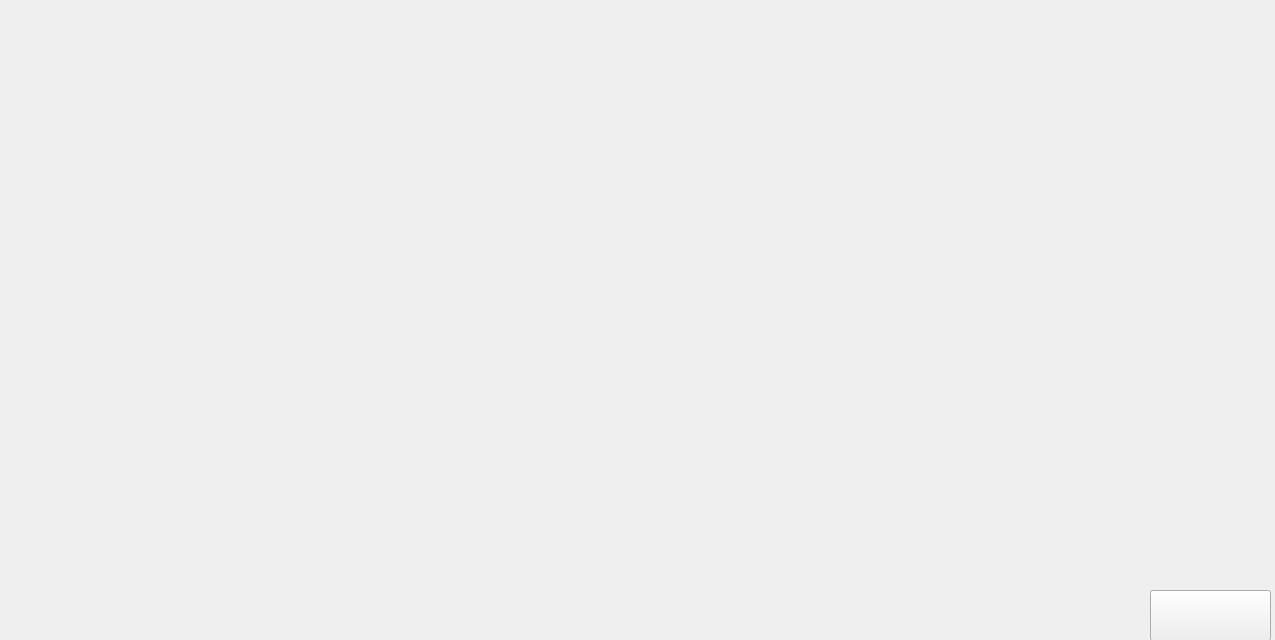
<?xml version="1.0" encoding="UTF-8"?>
<ui version="4.0">
 <class>login1</class>
 <widget class="QWidget" name="login1">
  <property name="geometry">
   <rect>
    <x>0</x>
    <y>0</y>
    <width>1275</width>
    <height>640</height>
   </rect>
  </property>
  <property name="windowTitle">
   <string>Form</string>
  </property>
  <widget class="QPushButton" name="pushButton">
   <property name="geometry">
    <rect>
     <x>1150</x>
     <y>590</y>
     <width>121</width>
     <height>51</height>
    </rect>
   </property>
   <property name="styleSheet">
    <string notr="true">
background-image: url(:/img/Image/exit.png);</string>
   </property>
   <property name="text">
    <string/>
   </property>
  </widget>
  <widget class="QStackedWidget" name="stackedWidget">
   <property name="geometry">
    <rect>
     <x>390</x>
     <y>210</y>
     <width>120</width>
     <height>80</height>
    </rect>
   </property>
   <property name="currentIndex">
    <number>0</number>
   </property>
   <widget class="QWidget" name="page"/>
   <widget class="QWidget" name="page_2"/>
  </widget>
 </widget>
 <resources/>
 <connections/>
</ui>
